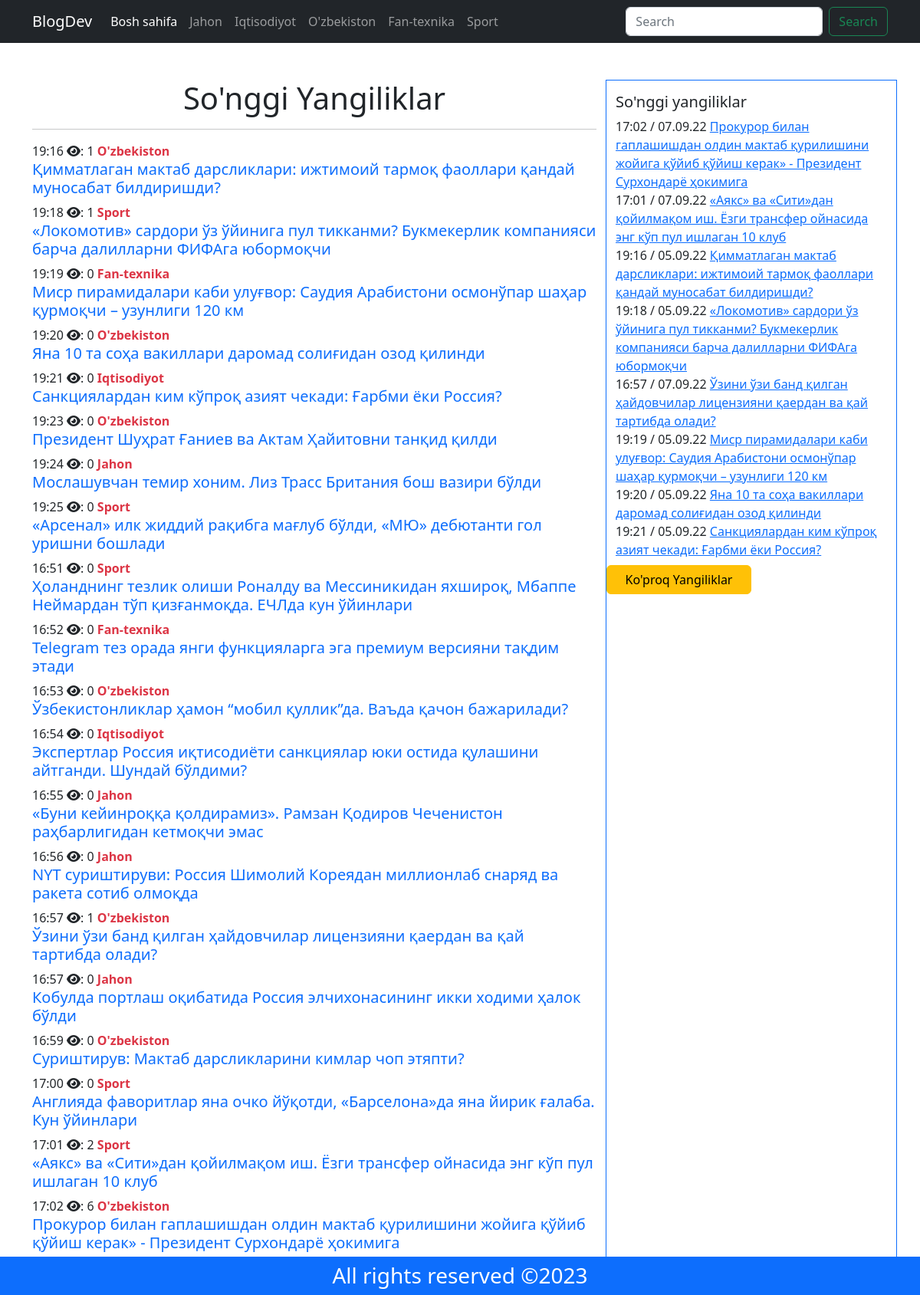
Page /allPost/ on the earlier database version.
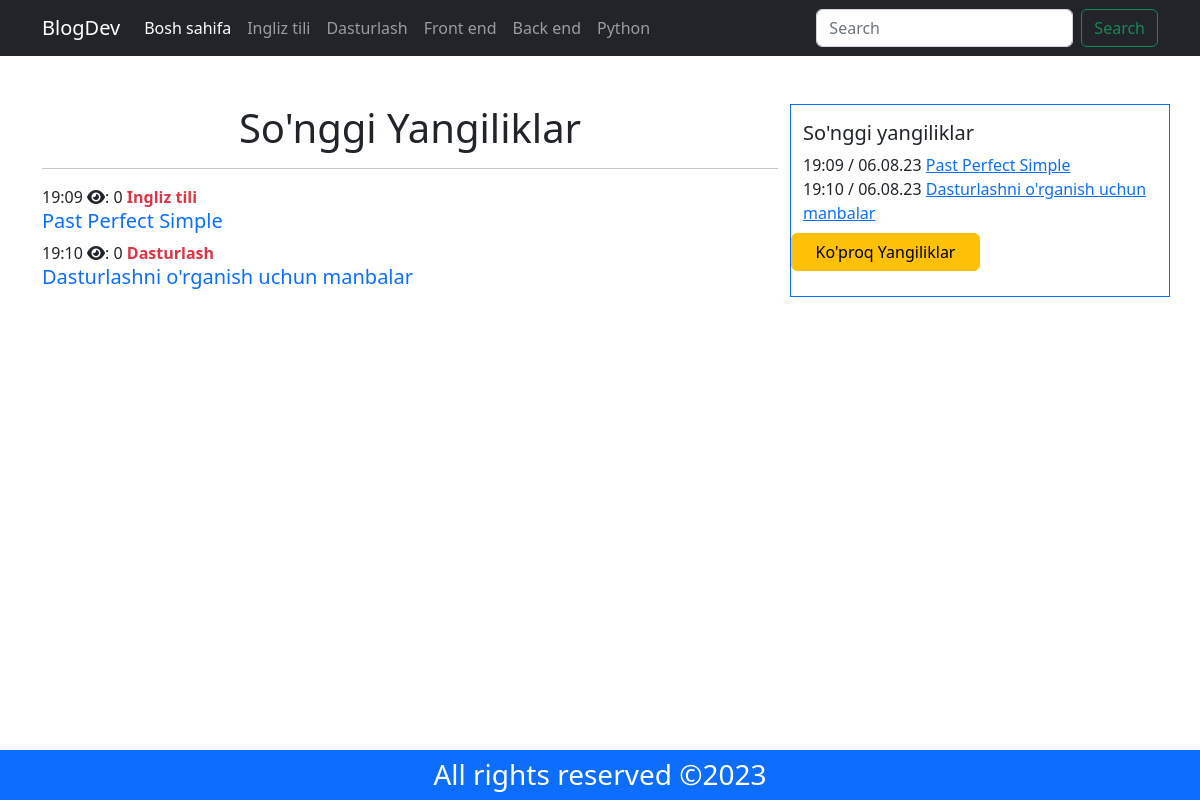
Same page on the later database version.
### posts/models.py (models this page shows, shortened)
class Category(models.Model):
    name = models.CharField(max_length=255)
    slug = models.SlugField(max_length=255, unique=True)
    created_at = models.DateTimeField(auto_now_add=True)
    updated_at = models.DateTimeField(auto_now=True)
    class Meta:
        verbose_name_plural = 'Kategoriylar'
    def __str__(self):
        return self.name

class Post(models.Model):
    cat_id = models.ForeignKey(Category, on_delete=models.CASCADE)
    title = models.CharField(max_length=255)
    slug = models.SlugField(max_length=255, unique=True, null=True)
    body = RichTextUploadingField()
    post_img = models.ImageField(upload_to='posts')  # rasm yuklash
    date_added = models.DateTimeField()
    post_view = models.IntegerField()
    created_at = models.DateTimeField(auto_now_add=True)
    upload_at = models.DateTimeField(auto_now=True)
    author = models.ForeignKey(User, on_delete=models.CASCADE)
    class Meta:
        verbose_name_plural = 'Postlar'

### posts/views.py (the view)
# urls.py: path('allPost/',allPost,name='allPost-page')
def allPost(request):
    context = {}
    categories = Category.objects.all()
    interested_posts = Post.objects.all().order_by('-post_view')[0:8]
    context['interested_posts']=interested_posts
    context['navbar']=categories
    data = Post.objects.all()
    context['posts'] = data
    if 'catId' in request.GET:
        catId = request.GET['catId']
        filterData = Post.objects.filter(cat_id=catId)
        context['posts']=filterData
    return render(request, 'allPost.html', context)

### templates/allPost.html
{% extends 'base.html' %}
{% block mycontent %}
    <div class="container my-5">
        <div class="row">
        <div class="col-12 col-md-8">
            <h1 class="text-center">So'nggi Yangiliklar</h1>
            <hr>
            {% for post in posts %}
            <span>{{post.date_added | time:'H:i'}}</span>
            <span><i class="fa-solid fa-eye"></i>: {{post.post_view}} </span>
            <span class="md-2 text-danger fw-bold">{{post.cat_id}}</span>
            <a href="{% url 'post_detail-page' post.slug %}"
               class="h5 text-decoration-none d-block"
               style="cursor:pointer">{{post.title}}</a>
            {% endfor %}
        </div>
        {% include 'interested_post.html' %}
        </div>
    </div>
{% endblock %}

### templates/base.html (shortened to what this page needs)
<!Doctype html>
{% load static %}
<html lang="en">
  <head>
      <link rel="stylesheet" href="https://cdnjs.cloudflare.com/ajax/libs/font-awesome/6.2.0/css/all.min.css" />
    <link href="https://cdn.jsdelivr.net/npm/bootstrap@5.2.0/dist/css/bootstrap.min.css" rel="stylesheet">
    <link rel="stylesheet" href="{% static 'css/mystyle.css' %}">
  </head>
  <body>
      {% include 'navbar.html' %}
        {% block mycontent %}
      {% endblock %}
    {% include 'footer.html' %}
  </body>
</html>

### templates/navbar.html (shortened to what this page needs)
<nav class="navbar navbar-expand-lg bg-dark navbar-dark">
  <div class="container">
    <a class="navbar-brand" href="{% url 'home-page' %}">BlogDev</a>
    <div class="collapse navbar-collapse" id="navbarSupportedContent">
      <ul class="navbar-nav me-auto mb-2 mb-lg-0">
        <li class="nav-item">
          <a class="nav-link active" aria-current="page"
             href="{% url 'home-page' %}">
            Bosh sahifa</a>
        </li>
        {% for nav in navbar %}
        <li class="nav-item">
          <a class="nav-link" href="{% url 'allPost-page' %}?catId={{nav.id}}">{{nav.name}}</a>
        </li>
        {% endfor %}
      </ul>
      <form class="d-flex" role="search">
        <input class="form-control me-2" type="search" placeholder="Search" aria-label="Search">
        <button class="btn btn-outline-success" type="submit">Search</button>
      </form>
    </div>
  </div>
</nav>

### templates/interested_post.html
<div class="col-12 col-md-4 border border-primary">
                <div class="row">
                            <h5 class="mt-3">So'nggi yangiliklar</h5>
                    {% for i in interested_posts%}
                    <div class="col-12">
                        <span >{{i.date_added | time:'H:i'}} /
                                    {{i.date_added | date:'d.m.y'}}</span>
                        <a href="{% url  'post_detail-page' i.slug %}" style="cursor:pointer">{{i.title}}</a>
                    </div>
                    {% endfor %}
                    <a  href="{% url 'allPost-page' %}" class="btn btn-warning w-50 my-2">Ko'proq Yangiliklar</a>
                </div>
            </div>

### templates/footer.html
<footer class="bg-primary text-white fixed-bottom mt-3 text-center">
      <h3 class="my-2">All rights reserved &copy;2023</h3>
</footer>

Differences in the rows shown:
removed Post: date_added "19:16", post_view "1", cat_id "O'zbekiston", title "Қимматлаган мактаб дарсликлари: ижтимоий тармоқ фаоллари қандай муносабат билдиришди?", date_added "05.09.22"
removed Post: date_added "19:18", post_view "1", cat_id "Sport", title "«Локомотив» сардори ўз ўйинига пул тикканми? Букмекерлик компанияси барча далилларни ФИФАга юбормоқчи", date_added "05.09.22"
removed Post: date_added "19:19", post_view "0", cat_id "Fan-texnika", title "Миср пирамидалари каби улуғвор: Саудия Арабистони осмонўпар шаҳар қурмоқчи – узунлиги 120 км", date_added "05.09.22"
removed Post: date_added "19:20", post_view "0", cat_id "O'zbekiston", title "Яна 10 та соҳа вакиллари даромад солиғидан озод қилинди", date_added "05.09.22"
removed Post: date_added "19:21", post_view "0", cat_id "Iqtisodiyot", title "Санкциялардан ким кўпроқ азият чекади: Ғарбми ёки Россия?", date_added "05.09.22"
removed Post: date_added "19:23", post_view "0", cat_id "O'zbekiston", title "Президент Шуҳрат Ғаниев ва Актам Ҳайитовни танқид қилди", shown under "So'nggi Yangiliklar"
removed Post: date_added "19:24", post_view "0", cat_id "Jahon", title "Мослашувчан темир хоним. Лиз Трасс Британия бош вазири бўлди", shown under "So'nggi Yangiliklar"
removed Post: date_added "19:25", post_view "0", cat_id "Sport", title "«Арсенал» илк жиддий рақибга мағлуб бўлди, «МЮ» дебютанти гол уришни бошлади", shown under "So'nggi Yangiliklar"
removed Post: date_added "16:51", post_view "0", cat_id "Sport", title "Ҳоланднинг тезлик олиши Роналду ва Мессиникидан яхшироқ, Мбаппе Неймардан тўп қизғанмоқда. ЕЧЛда кун ўйинлари", shown under "So'nggi Yangiliklar"
removed Post: date_added "16:52", post_view "0", cat_id "Fan-texnika", title "Telegram тез орада янги функцияларга эга премиум версияни тақдим этади", shown under "So'nggi Yangiliklar"
removed Post: date_added "16:53", post_view "0", cat_id "O'zbekiston", title "Ўзбекистонликлар ҳамон “мобил қуллик”да. Ваъда қачон бажарилади?", shown under "So'nggi Yangiliklar"
removed Post: date_added "16:54", post_view "0", cat_id "Iqtisodiyot", title "Экспертлар Россия иқтисодиёти санкциялар юки остида қулашини айтганди. Шундай бўлдими?", shown under "So'nggi Yangiliklar"
removed Post: date_added "16:55", post_view "0", cat_id "Jahon", title "«Буни кейинроққа қолдирамиз». Рамзан Қодиров Чеченистон раҳбарлигидан кетмоқчи эмас", shown under "So'nggi Yangiliklar"
removed Post: date_added "16:56", post_view "0", cat_id "Jahon", title "NYT суриштируви: Россия Шимолий Кореядан миллионлаб снаряд ва ракета сотиб олмоқда", shown under "So'nggi Yangiliklar"
removed Post: date_added "16:57", post_view "1", cat_id "O'zbekiston", title "Ўзини ўзи банд қилган ҳайдовчилар лицензияни қаердан ва қай тартибда олади?", date_added "07.09.22"
removed Post: date_added "16:57", post_view "0", cat_id "Jahon", title "Кобулда портлаш оқибатида Россия элчихонасининг икки ходими ҳалок бўлди", shown under "So'nggi Yangiliklar"
removed Post: date_added "16:59", post_view "0", cat_id "O'zbekiston", title "Суриштирув: Мактаб дарсликларини кимлар чоп этяпти?", shown under "So'nggi Yangiliklar"
removed Post: date_added "17:00", post_view "0", cat_id "Sport", title "Англияда фаворитлар яна очко йўқотди, «Барселона»да яна йирик ғалаба. Кун ўйинлари", shown under "So'nggi Yangiliklar"
removed Post: date_added "17:01", post_view "2", cat_id "Sport", title "«Аякс» ва «Сити»дан қойилмақом иш. Ёзги трансфер ойнасида энг кўп пул ишлаган 10 клуб", date_added "07.09.22"
removed Post: date_added "17:02", post_view "6", cat_id "O'zbekiston", title "Прокурор билан гаплашишдан олдин мактаб қурилишини жойига қўйиб қўйиш керак» - Президент Сурхондарё ҳокимига", date_added "07.09.22"
changed Category: name "Jahon" → "Ingliz tili"
changed Category: name "Iqtisodiyot" → "Dasturlash"
changed Category: name "O'zbekiston" → "Front end"
changed Category: name "Fan-texnika" → "Back end"
changed Category: name "Sport" → "Python"
added Post: date_added "19:09", post_view "0", cat_id "Ingliz tili", title "Past Perfect Simple", date_added "06.08.23"
added Post: date_added "19:10", post_view "0", cat_id "Dasturlash", title "Dasturlashni o'rganish uchun manbalar", date_added "06.08.23"
